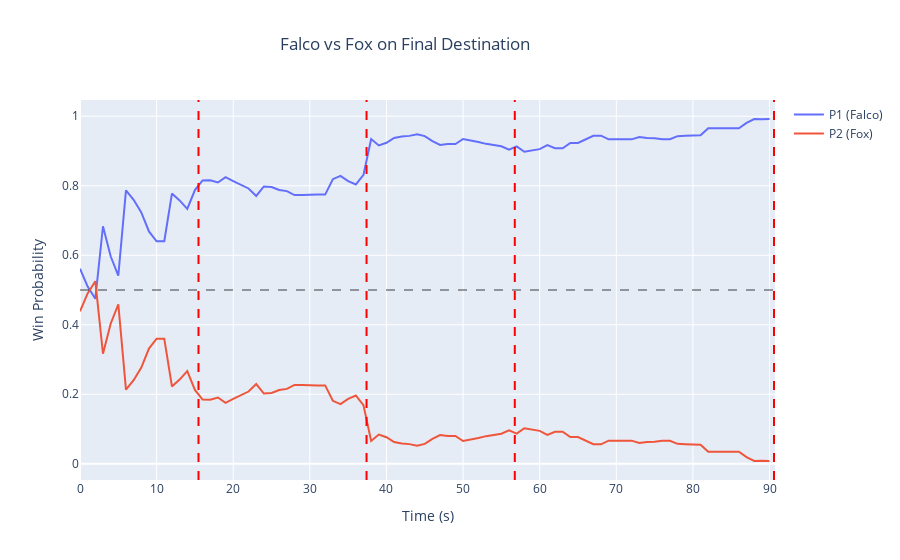

The notebook cell this image was saved under:
### Code cell
TestGS = GameStats(test_game4,model,features)
TestGS.plot_odds(show_stocks=True)
